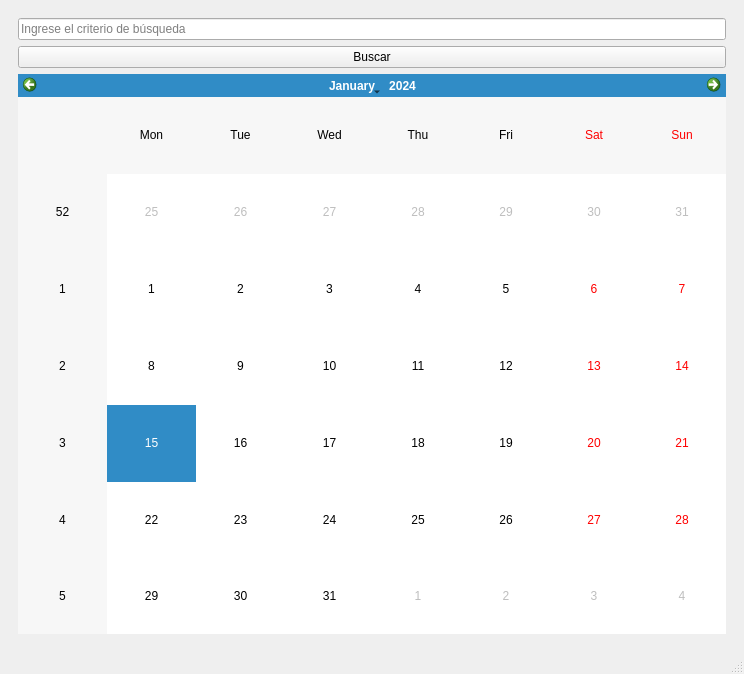
<?xml version="1.0" encoding="UTF-8"?>
<ui version="4.0">
 <class>MainWindow</class>
 <widget class="QMainWindow" name="MainWindow">
  <property name="geometry">
   <rect>
    <x>0</x>
    <y>0</y>
    <width>744</width>
    <height>674</height>
   </rect>
  </property>
  <property name="windowTitle">
   <string>MainWindow</string>
  </property>
  <widget class="QWidget" name="centralwidget">
   <layout class="QVBoxLayout" name="verticalLayout">
    <item>
     <widget class="QWidget" name="widget" native="true">
      <layout class="QVBoxLayout" name="verticalLayout_2">
       <item>
        <widget class="QLineEdit" name="lineEditSearch">
         <property name="placeholderText">
          <string>Ingrese el criterio de búsqueda</string>
         </property>
        </widget>
       </item>
       <item>
        <widget class="QPushButton" name="pushButtonSearch">
         <property name="text">
          <string>Buscar</string>
         </property>
        </widget>
       </item>
       <item>
        <widget class="QCalendarWidget" name="calendarWidget">
         <property name="styleSheet">
          <string notr="true">
</string>
         </property>
        </widget>
       </item>
      </layout>
     </widget>
    </item>
   </layout>
  </widget>
  <widget class="QMenuBar" name="menubar">
   <property name="geometry">
    <rect>
     <x>0</x>
     <y>0</y>
     <width>744</width>
     <height>22</height>
    </rect>
   </property>
  </widget>
  <widget class="QStatusBar" name="statusbar"/>
 </widget>
 <resources/>
 <connections/>
</ui>
